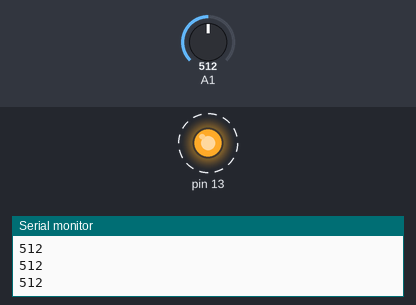
Bench run of a sketch on a simulated Arduino Uno, built with avr-gcc and run on an emulated ATmega328P. Shown: output pins drawn as LEDs (lit = HIGH), the last lines printed to the serial monitor. Dashed ring = blinking. Inputs (shaded band) come from the test bench; at power-on: A1 = 512.

Above: at 1.27 s.
1.3 s: A1 set to 22
4.3 s: A1 set to 17
At 4.3 s:
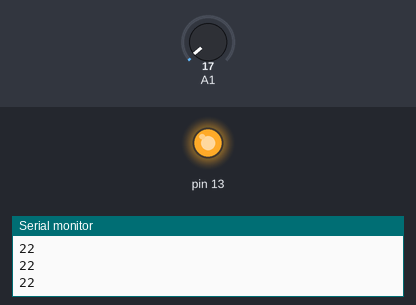
5.8 s: A1 set to 122
At 8.7 s:
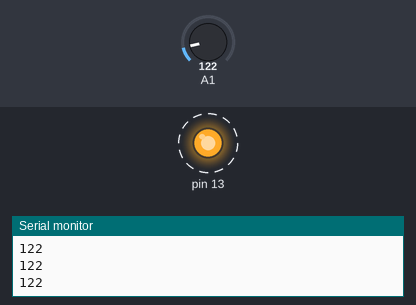
8.8 s: A1 set to 10
At 9.7 s:
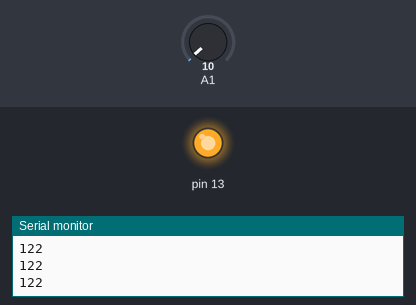
Timing chart, 0 to 11.3 s (numbered marks = the images above; inputs shaded):
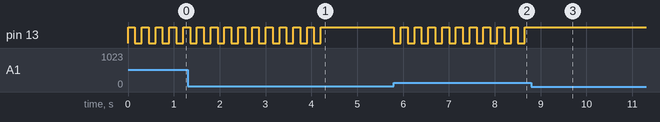

Measured:
- the behaviour switches between 20 and 19 on A1 (found by bisection; images 0 and 1)
- after the input at 4.3 s, pin 13: stops changing and stays HIGH
- after the input at 5.8 s, pin 13: alternates HIGH for 0.15 s and LOW for 0.15 s, starting at once
- after the input at 8.8 s, pin 13: stops changing and stays HIGH
- by itself, pin 13: alternates HIGH for 0.15 s and LOW for 0.15 s

The sketch:

Clapp.ino
```cpp
static bool btog= false;
void setup() {
  Serial.begin(9600);
  pinMode(13,OUTPUT);
  pinMode(A1,INPUT);

}

void loop() {
  int d =analogRead(A1);
  if(d>=20)
  {
  Serial.println(d);
  btog=!btog;
  digitalWrite(13,btog);
  delay(150);
}
}
```
